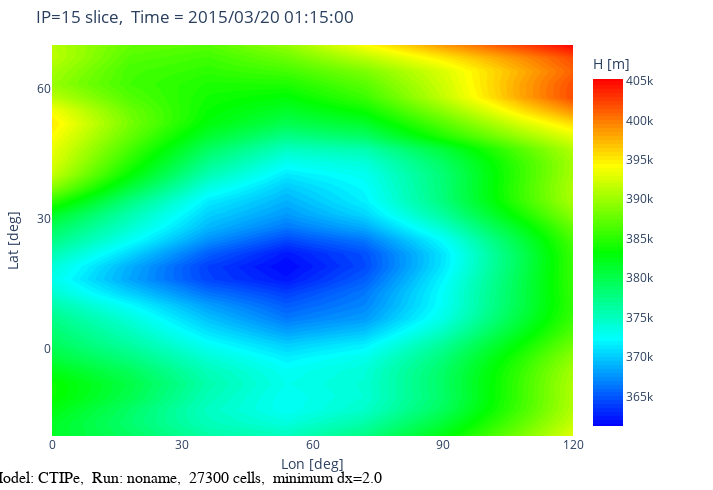

Notebook code for this chart:
### Code cell
ctipe.set_plot('LonLat',cutV=15,latrange=dict(min=-20,max=70,n=31),lonrange=dict(min=0,max=120,n=61))
plot=ctipe.get_plot('H',colorscale="Rainbow")

iplot(plot)

### Figure 1 — Plotly figure (JSON) as saved in the notebook; plotly's stock layout.template omitted (floating-point values rounded to 4 significant figures; data arrays with more than 128 entries replaced by an {"elided": "..."} marker saying what was removed)
{"data": [{"colorbar": {"title": {"text": "H [m]"}}, "colorscale": [[0, "rgb(0,0,255)"], [0.25, "rgb(0,255,255)"], [0.5, "rgb(0,255,0)"], [0.75, "rgb(255,255,0)"], [1, "rgb(255,0,0)"]], "contours": {"coloring": "fill", "showlines": false}, "hovertemplate": "X: %{x:.2f}<br>Y: %{y:.2f}<br><b> %{z:.4g}</b><extra></extra>", "ncontours": 201, "type": "contour", "x": [0, 2, 4, 6, 8, 10, 12, 14, 16, 18, 20, 22, 24, 26, 28, 30, 32, 34, 36, 38, 40, 42, 44, 46, 48, 50, 52, 54, 56, 58, 60, 62, 64, 66, 68, 70, 72, 74, 76, 78, 80, 82, 84, 86, 88, 90, 92, 94, 96, 98, 100, 102, 104, 106, 108, 110, 112, 114, 116, 118, 120], "y": [-20, -17, -14, -11, -8, -5, -2, 1, 4, 7, 10, 13, 16, 19, 22, 25, 28, 31, 34, 37, 40, 43, 46, 49, 52, 55, 58, 61, 64, 67, 70], "z": {"elided": "31x61 float values"}}], "layout": {"annotations": [{"font": {"size": 14}, "showarrow": false, "text": "Lon [deg]", "x": 0.5, "xref": "paper", "y": -0.1, "yref": "paper"}, {"ax": 0, "ay": 0, "font": {"color": "#000000", "family": "sans serif", "size": 16}, "text": "Model: CTIPe,  Run: noname,  27300 cells,  minimum dx=2.0", "x": 0, "xanchor": "left", "xref": "paper", "xshift": -65, "y": 0, "yref": "paper", "yshift": -42}], "autosize": false, "height": 490, "margin": {"b": 45, "l": 40, "pad": 0, "r": 140, "t": 45}, "title": {"text": "IP=15 slice,  Time = 2015/03/20 01:15:00"}, "width": 713.3, "xaxis": {"dtick": 30, "scaleanchor": "y", "tick0": 0, "tickmode": "linear", "title": {"text": ""}}, "yaxis": {"dtick": 30, "tick0": 0, "tickmode": "linear", "title": {"text": "Lat [deg]"}}}}
